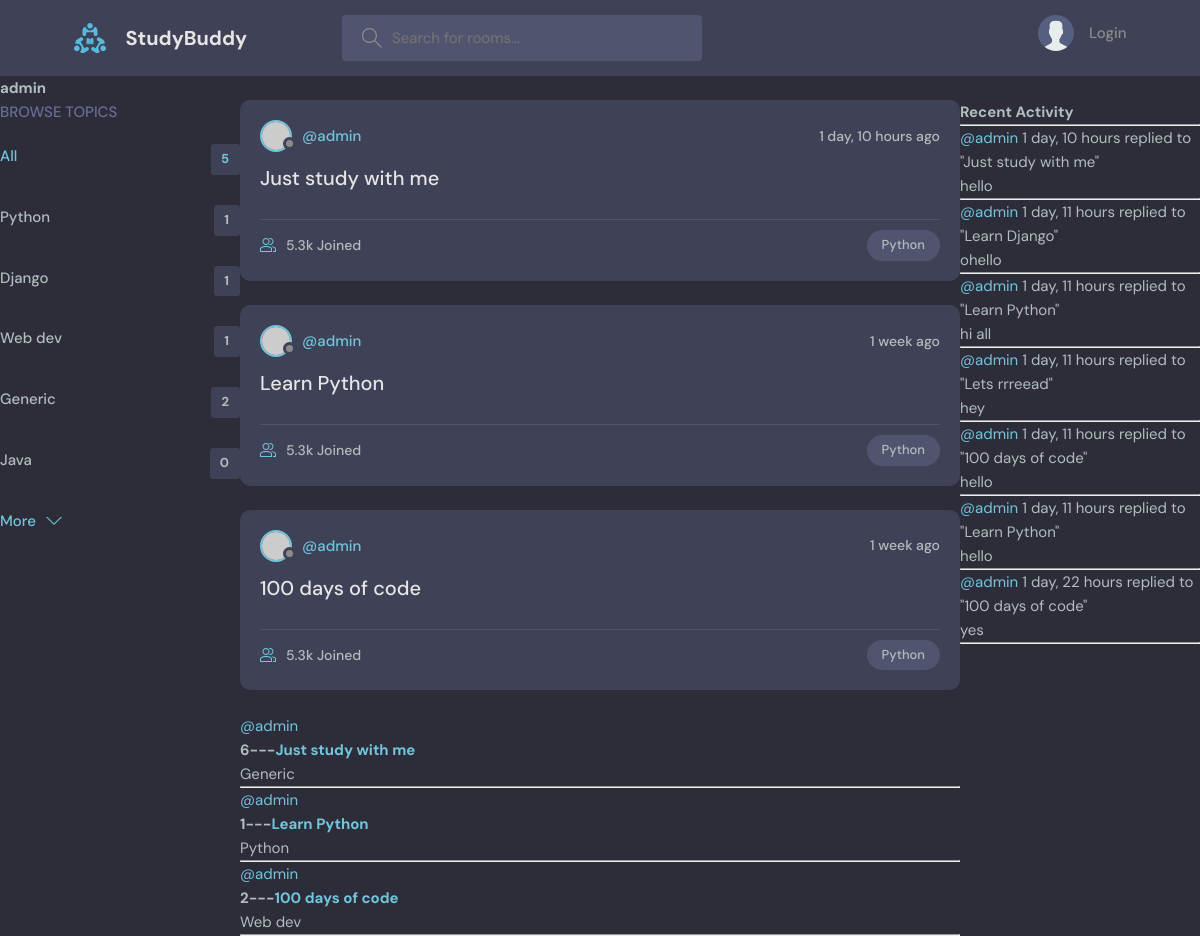
Page /profile/1/ on the committed database.
### base/models.py (models this page shows, shortened)
class Topic(models.Model):
    name = models.CharField(max_length=200)

class Room(models.Model):
    host = models.ForeignKey(User, on_delete=models.SET_NULL, null=True)
    topic = models.ForeignKey(Topic, on_delete=models.SET_NULL, null=True)
    name = models.CharField(max_length=200)
    description = models.TextField(null=True, blank=True)  # it can be blank
    participants=models.ManyToManyField(User,related_name='participants',blank=True)
    updated = models.DateTimeField(auto_now=True)
    created = models.DateTimeField(auto_now_add=True)
    class Meta:
        ordering=['-updated','-created']
    def __str__(self):
        return self.name

class Message(models.Model):
    user = models.ForeignKey(User, on_delete=models.CASCADE)
    room = models.ForeignKey(Room, on_delete=models.CASCADE)
    body = models.TextField()
    updated = models.DateTimeField(auto_now=True)
    created = models.DateTimeField(auto_now_add=True)
    class Meta:
        ordering=['-updated','-created']
    def __str__(self):
        return self.body[:50]

### base/views.py (the view)
# urls.py: path('profile/<str:pk>/', views.userProfile, name='user-profile'),
def userProfile(request,pk):
    user=User.objects.get(id=pk)
    room_messages=user.message_set.all()
    topics=Topic.objects.all()
    rooms=user.room_set.all()
    context={'user':user,'rooms':rooms,'topics':topics,'room_messages':room_messages}
    return render(request, 'base/profile.html',context)

### base/templates/base/profile.html (shortened to what this page needs)
{% extends 'main.html'%}
{% block content %}
<h1>{{user.username}}</h1>
<div class="profile-container">
    <div>
        {% include 'base/topics_component.html' %}
    </div>
    <div>
        {% include 'base/feed_component.html' %}
    </div>
    <div>
        {% include 'base/activity_component.html' %}
    </div>
</div>
{% endblock content %}

### base/templates/base/topics_component.html
    <div class="topics">
      <div class="topics__header">
        <h2>Browse Topics</h2>
      </div>
      <ul class="topics__list">
        <li>
          <a href="{% url 'home' %}" class="active">All <span>{{topics.count}}</span></a>
        </li>
        {% for topic in topics %}
        <li>
          <a href="{% url 'home' %}?q={{topic.name}}">{{topic.name}} <span>{{topic.room_set.all.count}}</span></a>
        </li>
        {% endfor %}
      <a class="btn btn--link" href="topics.html">
        More
        <svg
          version="1.1"
          xmlns="http://www.w3.org/2000/svg"
          width="32"
          height="32"
          viewBox="0 0 32 32"
        >
          <title>chevron-down</title>
          <path d="M16 21l-13-13h-3l16 16 16-16h-3l-13 13z"></path>
        </svg>
      </a>
    </div>

### base/templates/base/feed_component.html (shortened to what this page needs)
{% for room in rooms %}
<div class="roomListRoom">
  <div class="roomListRoom__header">
    <a href="{% url 'user-profile' room.host.id %}" class="roomListRoom__author">
      <div class="avatar avatar--small">
        <img src="https://randomuser.me/api/portraits/women/11.jpg" />
      </div>
      <span>@{{room.host.username}}</span>
    </a>
    <div class="roomListRoom__actions">
      <span>{{room.created |timesince}} ago</span>
    </div>
  </div>
  <div class="roomListRoom__content">
    <a href="{% url 'room' room.id  %}">{{room.name}}</a>
  </div>
  <div class="roomListRoom__meta">
    <a href="room.html" class="roomListRoom__joined">
      5.3k Joined
    </a>
    <p class="roomListRoom__topic">Python</p>
  </div>
</div>
{% endfor %}
    {% for room in rooms %}
    <div>
      <a href="{% url 'user-profile' room.host.id %}">@{{room.host.username}}</a>
      <h5>
        {{room.id}}---<a href="{% url 'room' room.id  %}">{{room.name}}</a>
      </h5>
      <small>{{room.topic.name}}</small>
      <hr />
    </div>
    {% endfor %}

### base/templates/base/activity_component.html (shortened to what this page needs)
<h3>Recent Activity</h3>
<hr />
{% for message in room_messages %}
<div>
  <small><a href="{% url 'user-profile' message.user.id %}">@{{message.user}}</a> {{message.created|timesince}}</small>
  <small>replied to "{{message.room}}"</small>
  <p>{{message}}</p>
  <hr />
</div>
{% endfor %}

### static/styles/style.css (style rules this page uses)
:root { --color-main: #71c6dd; --color-main-light: #e1f6fb; --color-dark: #3f4156; --color-dark-medium: #51546e; --color-dark-light: #696d97; --color-light: #e5e5e5; --color-gray: #8b8b8b; --color-light-gray: #b2bdbd; --color-bg: #2d2d39; --color-success: #5dd693; --color-error: #fc4b0b; }
* { font-family: "DM Sans", -apple-system, BlinkMacSystemFont, "Segoe UI", Roboto, Oxygen, Ubuntu, Cantarell, "Open Sans", "Helvetica Neue", sans-serif; margin: 0; padding: 0; box-sizing: border-box; text-rendering: optimizeLegibility; font-size: inherit; }
html { font-size: 56.25%; }
@media only screen and (min-width: 1200px) { html { font-size: 62.5%; } }
body { line-height: 1.6; font-weight: 400; font-size: 1.5rem; color: var(--color-light-gray); background-color: var(--color-bg); min-height: 100vh; }
img { width: 100%; }
a { display: inline-block; color: var(--color-main); text-decoration: none; }
.btn { background-color: transparent; border: none; display: inline-flex; align-items: center; gap: 1rem; cursor: pointer; transition: all ease-in-out 0.3s; padding: 1rem 2rem; border-radius: 5px; box-shadow: 1px 1px 3px 1px rgba(0, 0, 0, 0.15); font-weight: 500; }
.btn--link { border-radius: 0; padding: 0; color: var(--color-main); box-shadow: none; }
.btn > svg { fill: currentColor; width: 1.6rem; height: 1.6rem; }
.avatar { position: relative; display: inline-block; border-radius: 50%; border: 2px solid var(--color-main); }
.avatar img { display: block; border-radius: 50%; object-fit: cover; object-position: center; }
.avatar::after { content: ""; display: block; position: absolute; background-color: var(--color-gray); z-index: 111; border-radius: 50%; border: 0.3rem solid var(--color-dark); }
.avatar.avatar--small img { width: 2.8rem; height: 2.8rem; }
.avatar.avatar--small:after { width: 0.7rem; height: 0.7rem; bottom: 0px; right: -6px; }
.topics__header { margin-bottom: 2rem; }
.topics__header h2 { text-transform: uppercase; font-weight: 500; color: var(--color-dark-light); }
.topics__list { list-style: none; }
.topics__list li a { display: flex; justify-content: space-between; margin-bottom: 3rem; font-weight: 500; color: var(--color-light-gray); transition: all 0.3s ease-in-out; }
.topics__list li a.active, .topics__list li a:hover { color: var(--color-main); }
.topics__list li a span { padding: 0.5rem 1rem; background-color: var(--color-dark); border-radius: 3px; font-size: 1.3rem; font-weight: 700; letter-spacing: 1px; }
.roomListRoom { margin-bottom: 2.4rem; background-color: var(--color-dark); border-radius: 1rem; padding: 2rem; }
.roomListRoom__header { display: flex; justify-content: space-between; align-items: center; }
.roomListRoom__author { font-weight: 500; display: flex; align-items: center; gap: 1rem; }
.roomListRoom__actions { display: flex; align-items: flex-start; gap: 1rem; position: relative; }
.roomListRoom__actions span { font-size: 1.4rem; font-weight: 500; }
.roomListRoom__content { margin: 1rem 0; }
.roomListRoom__content a { font-size: 2rem; font-weight: 500; margin-bottom: 1.5rem; color: var(--color-light); transition: all 0.3s ease-in-out; }
.roomListRoom__meta { border-top: 1px solid var(--color-dark-medium); padding-top: 1rem; display: flex; align-items: center; justify-content: space-between; }
.roomListRoom__joined { color: var(--color-light-gray); display: flex; align-items: center; gap: 1rem; font-size: 1.4rem; font-weight: 500; }
.roomListRoom__joined svg { fill: var(--color-main); width: 1.6rem; height: 1.6rem; }
.roomListRoom__topic { padding: 5px 1.5rem; background-color: var(--color-dark-medium); border-radius: 5rem; font-weight: 500; font-size: 1.3rem; }

### base/templates/base/profile.html (style rules this page uses)
.profile-container { display: grid; grid-template-columns: 1fr 3fr 1fr; }

### rows in the picture
Topic: name "Python", room_set.all.count "1"
Topic: name "Django", room_set.all.count "1"
Topic: name "Web dev", room_set.all.count "1"
Topic: name "Generic", room_set.all.count "2"
Topic: name "Java", room_set.all.count "0"
Room: host.username "admin", created "1 day, 10 hours", name "Just study with me", id "6", topic.name "Generic"
Room: host.username "admin", created "1 week", name "Learn Python", id "1", topic.name "Python"
Room: host.username "admin", created "1 week", name "100 days of code", id "2", topic.name "Web dev"
Message: user "admin", created "1 day, 10 hours", room "Just study with me", body "hello"
Message: user "admin", created "1 day, 11 hours", room "Learn Django", body "ohello"
Message: user "admin", created "1 day, 11 hours", room "Learn Python", body "hi all"
Message: user "admin", created "1 day, 11 hours", room "Lets rrreead", body "hey"
Message: user "admin", created "1 day, 11 hours", room "100 days of code", body "hello"
Message: user "admin", created "1 day, 11 hours", room "Learn Python", body "hello"
Message: user "admin", created "1 day, 22 hours", room "100 days of code", body "yes"

### other values in the picture
{{ user.username }} "admin"
{{ topics.count }} "5"
